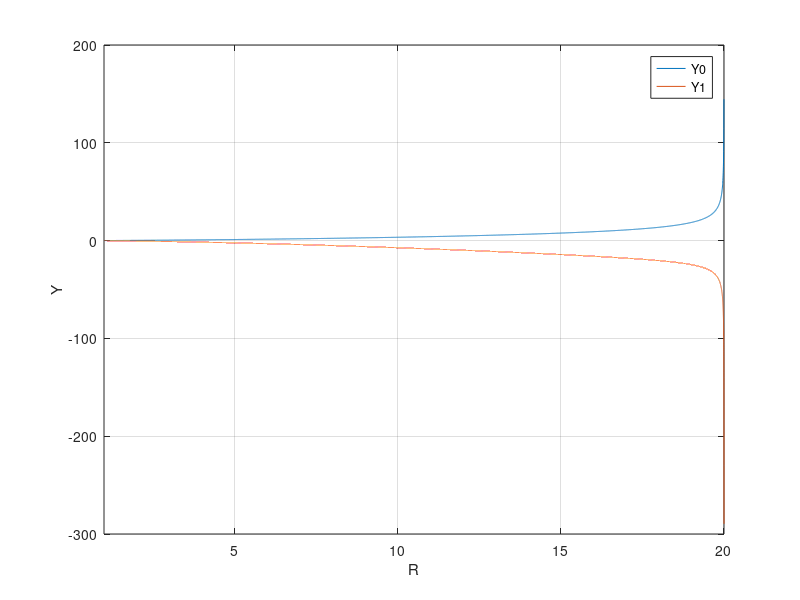

Write the MATLAB code that produced this figure.
% Ejemplo 5

% Valores del circuito
a = 0.2;       
b = 0.01; L = 10;
h = -1;   C = 0.1;

% dc = (1-a*R)/(C*L)    % c: Central,  Derecha
% de = (1-b*R)/(C*L)    % e: Exterior, Izquierda
% tc = (-a/C)+(R/L)
% te = (-b/C)+(R/L)
% as = dc + h

Y0 = @(R)  (((3*pi*(((1-a*R)/(C*L))+h)^3)/(2*((-a/C)+(R/L))*((1-b*R)/(C*L))^(3/2)))*((-b/C)+(R/L)))^(1/3);

Y1 = @(R) (-((((3*pi*(((1-a*R)/(C*L))+h)^3)/(2*((-a/C)+(R/L))*((1-b*R)/(C*L))^(3/2)))*((-b/C)+(R/L)))^(1/3)))-(((2*((-a/C)+(R/L)))/(3*(h+((1-a*R)/(C*L))))))*(((((3*pi*(((1-a*R)/(C*L))+h)^3)/(2*((-a/C)+(R/L))*((1-b*R)/(C*L))^(3/2)))*((-b/C)+(R/L)))^(1/3)))^2;

fplot(Y0,[1 20]);
hold on;
fplot(Y1,[1 20]);
xlabel('R');
ylabel('Y');
legend('Y0','Y1');
grid on;
shg;